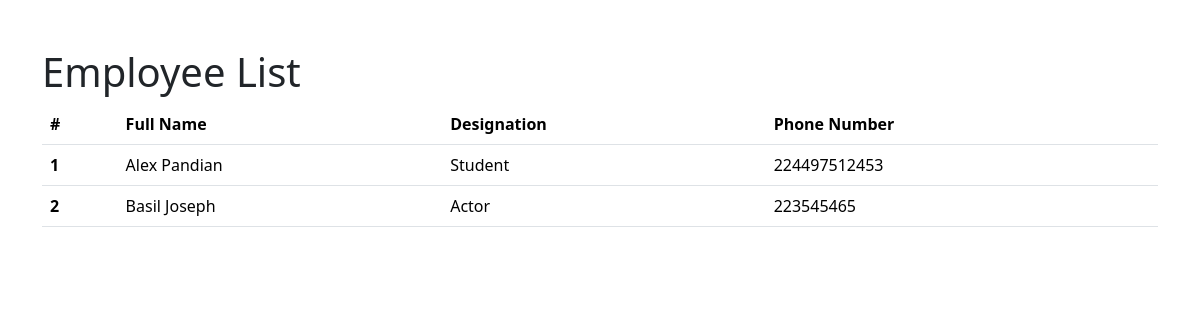
Before: / with the older database file.
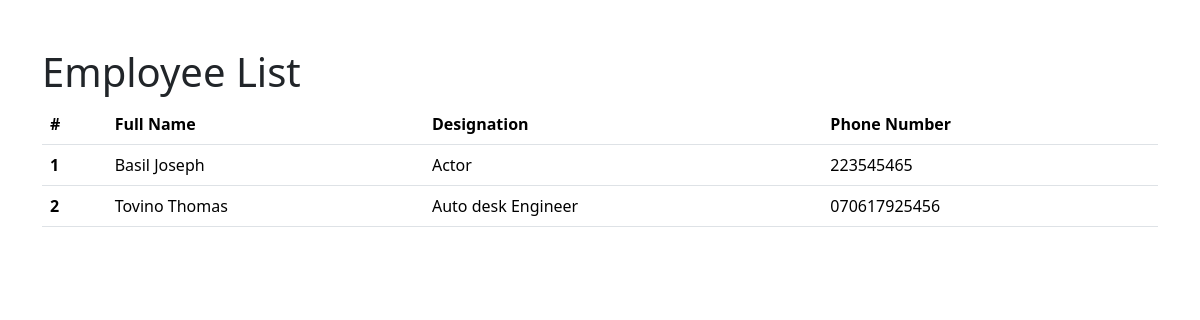
After: the same page with the newer database file.
### employees/models.py (models this page shows, shortened)
class Employee(models.Model):
  first_name = models.CharField(max_length=100)
  last_name = models.CharField(max_length=100)
  photo = models.ImageField(upload_to='images')
  designation = models.CharField(max_length=100)
  email_address = models.EmailField(max_length=100, unique=True)
  phone_number = models.CharField(max_length=12, blank=True)
  created_at = models.DateTimeField(auto_now_add=True)
  updated_at = models.DateTimeField(auto_now=True)

### mysite/views.py (the view)
# urls.py: 2. Add a URL to urlpatterns:  path('', views.home, name='home')
def home(request):
    employees = Employee.objects.all()
    context = {
        'employees': employees,
    }
    return render(request, 'home.html', context)

### templates/home.html (shortened to what this page needs)
{% load static %}
<!DOCTYPE html>
<html lang="en">
<head>
  <link href="https://cdn.jsdelivr.net/npm/bootstrap@5.3.8/dist/css/bootstrap.min.css" rel="stylesheet">
  <link rel="stylesheet" href="{% static 'css/style.css' %}">
</head>
<body>
   <div class="container pt-5">
   <h1>Employee List</h1>
  <table class="table">
  <thead>
    <tr>
      <th scope="col">#</th>
      <th scope="col">Full Name</th>
      <th scope="col">Designation</th>
      <th scope="col">Phone Number</th>
    </tr>
  </thead>
  <tbody>
    {% for emp in employees %}
    <tr>
      <th>{{ forloop.counter }}</th>
      <td>{{ emp.first_name }} {{ emp.last_name }}</td>
      <td>{{ emp.designation }}</td>
      <td>{{ emp.phone_number }}</td>
    </tr>
   {% endfor %}
  </tbody>
</table>
   </div>
</body>
</html>

### mysite/static/css/style.css (style rules this page uses)
body { background-color: white; }

Changed rows visible on the page:
removed Employee: first_name "Alex", last_name "Pandian", designation "Student", phone_number "224497512453"
added Employee: first_name "Tovino", last_name "Thomas", designation "Auto desk Engineer", phone_number "070617925456"
